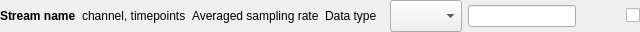
<?xml version="1.0" encoding="UTF-8"?>
<ui version="4.0">
 <class>topLevelForm</class>
 <widget class="QWidget" name="topLevelForm">
  <property name="geometry">
   <rect>
    <x>0</x>
    <y>0</y>
    <width>640</width>
    <height>32</height>
   </rect>
  </property>
  <property name="sizePolicy">
   <sizepolicy hsizetype="Preferred" vsizetype="Preferred">
    <horstretch>0</horstretch>
    <verstretch>0</verstretch>
   </sizepolicy>
  </property>
  <property name="maximumSize">
   <size>
    <width>16777215</width>
    <height>16777215</height>
   </size>
  </property>
  <property name="windowTitle">
   <string>Form</string>
  </property>
  <layout class="QHBoxLayout" name="horizontalLayout_2">
   <property name="leftMargin">
    <number>0</number>
   </property>
   <property name="topMargin">
    <number>0</number>
   </property>
   <property name="rightMargin">
    <number>0</number>
   </property>
   <property name="bottomMargin">
    <number>0</number>
   </property>
   <item>
    <widget class="QWidget" name="widget" native="true">
     <property name="minimumSize">
      <size>
       <width>0</width>
       <height>0</height>
      </size>
     </property>
     <property name="maximumSize">
      <size>
       <width>16777215</width>
       <height>16777215</height>
      </size>
     </property>
     <layout class="QHBoxLayout" name="horizontalLayout">
      <property name="leftMargin">
       <number>0</number>
      </property>
      <property name="topMargin">
       <number>0</number>
      </property>
      <property name="rightMargin">
       <number>0</number>
      </property>
      <property name="bottomMargin">
       <number>0</number>
      </property>
      <item alignment="Qt::AlignLeft">
       <widget class="QLabel" name="name_label">
        <property name="sizePolicy">
         <sizepolicy hsizetype="Preferred" vsizetype="Preferred">
          <horstretch>0</horstretch>
          <verstretch>0</verstretch>
         </sizepolicy>
        </property>
        <property name="minimumSize">
         <size>
          <width>0</width>
          <height>0</height>
         </size>
        </property>
        <property name="maximumSize">
         <size>
          <width>16777215</width>
          <height>16777215</height>
         </size>
        </property>
        <property name="font">
         <font>
          <bold>true</bold>
         </font>
        </property>
        <property name="text">
         <string>Stream name</string>
        </property>
       </widget>
      </item>
      <item alignment="Qt::AlignLeft">
       <widget class="QLabel" name="shape_label">
        <property name="minimumSize">
         <size>
          <width>0</width>
          <height>0</height>
         </size>
        </property>
        <property name="text">
         <string>channel, timepoints</string>
        </property>
       </widget>
      </item>
      <item alignment="Qt::AlignLeft">
       <widget class="QLabel" name="srate_label">
        <property name="text">
         <string>Averaged sampling rate</string>
        </property>
       </widget>
      </item>
      <item alignment="Qt::AlignLeft">
       <widget class="QLabel" name="dtype_label">
        <property name="text">
         <string>Data type</string>
        </property>
       </widget>
      </item>
      <item>
       <widget class="QWidget" name="widget_2" native="true">
        <property name="minimumSize">
         <size>
          <width>150</width>
          <height>0</height>
         </size>
        </property>
        <layout class="QHBoxLayout" name="horizontalLayout_3">
         <property name="leftMargin">
          <number>0</number>
         </property>
         <property name="topMargin">
          <number>0</number>
         </property>
         <property name="rightMargin">
          <number>0</number>
         </property>
         <property name="bottomMargin">
          <number>0</number>
         </property>
         <item>
          <widget class="QComboBox" name="interface_combobox">
           <property name="sizePolicy">
            <sizepolicy hsizetype="Preferred" vsizetype="Preferred">
             <horstretch>0</horstretch>
             <verstretch>0</verstretch>
            </sizepolicy>
           </property>
           <property name="minimumSize">
            <size>
             <width>0</width>
             <height>0</height>
            </size>
           </property>
           <property name="maximumSize">
            <size>
             <width>100</width>
             <height>16777215</height>
            </size>
           </property>
          </widget>
         </item>
         <item alignment="Qt::AlignLeft">
          <widget class="QLineEdit" name="zmq_port_line_edit">
           <property name="readOnly">
            <bool>false</bool>
           </property>
          </widget>
         </item>
        </layout>
       </widget>
      </item>
      <item alignment="Qt::AlignRight">
       <widget class="QCheckBox" name="include_in_replay_checkbox">
        <property name="text">
         <string/>
        </property>
       </widget>
      </item>
     </layout>
    </widget>
   </item>
  </layout>
 </widget>
 <resources/>
 <connections/>
</ui>
